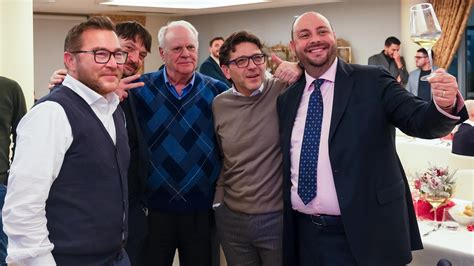
#> input picture gruppo.jpg, 474 x 266 px
$ python ex7_conta_persone.py
#> lines starting #> are read from the running program, lines starting #| are printed output that depends on the picture; after the words box and inside, x2 and y2 are one past the last pixel; in counts of white or black regions, pixels touching at a corner belong together
import os

os.environ["QT_QPA_PLATFORM"] = "xcb"
import cv2

# Carichiamo il classificatore delle facce
face_cascade = cv2.CascadeClassifier(cv2.data.haarcascades + 'haarcascade_frontalface_default.xml')

# Usa una foto di gruppo scaricata e chiamata 'gruppo.jpg'
img = cv2.imread('gruppo.jpg')
#> img is the input picture: shape (266, 474, 3); mean B, G, R 95.8, 91.9, 102.6
grigio = cv2.cvtColor(img, cv2.COLOR_BGR2GRAY)
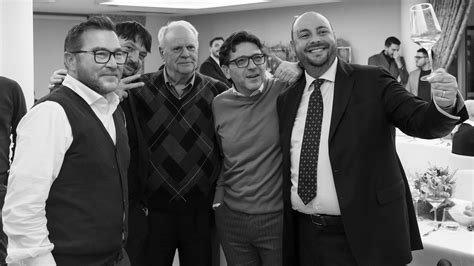
#> grigio: shape (266, 474); min 0, max 255, mean 95.5

# Rileviamo le facce
facce = face_cascade.detectMultiScale(grigio, scaleFactor=1.1, minNeighbors=4)
#> facce = [[167, 35, 34, 34], [229, 43, 44, 44], [290, 14, 50, 50], [80, 31, 59, 59]]

# Disegniamo i rettangoli
for (x, y, w, h) in facce:
    cv2.rectangle(img, (x, y), (x+w, y+h), (0, 255, 0), 2)
#> this loop made 4 passes
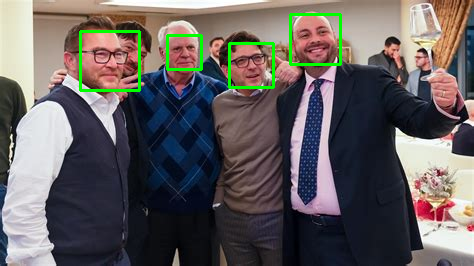
#> img: shape (266, 474, 3); 1.77% of pixels changed, all inside (x1, y1, x2, y2) = (79, 13, 342, 92)

# Scriviamo il totale in alto
testo = f"Persone trovate: {len(facce)}"
#> testo = 'Persone trovate: 4'
print(len(facce));
#| 4
cv2.putText(img, testo, (20, 50), cv2.FONT_HERSHEY_SIMPLEX, 1, (0, 0, 255), 3)
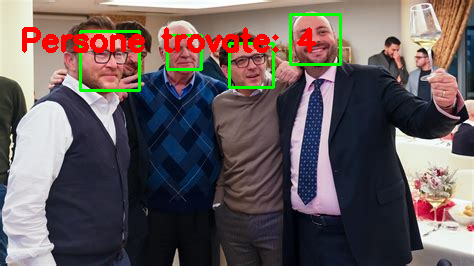
#> img: shape (266, 474, 3); 2.4% of pixels changed, all inside (x1, y1, x2, y2) = (22, 27, 317, 53)

cv2.imshow('Rilevamento Gruppo', img)

# Salviamo il risultato
cv2.imwrite('gruppo_risultato.jpg', img)

cv2.waitKey(0)
cv2.destroyAllWindows()

$ run again, with foto.jpg copied over gruppo.jpg
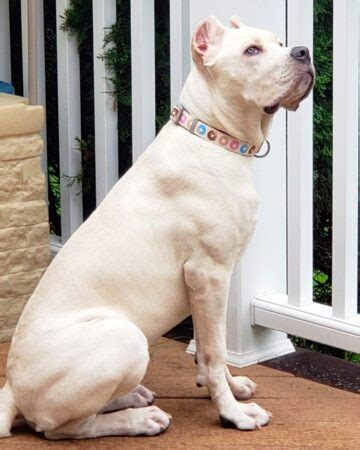
#> input picture foto.jpg, 360 x 450 px
#> img is the input picture: shape (450, 360, 3); mean B, G, R 153.9, 163.1, 174.9
#> `grigio = cv2.cvtColor(img, cv2.COLOR_BGR2GRAY)`:
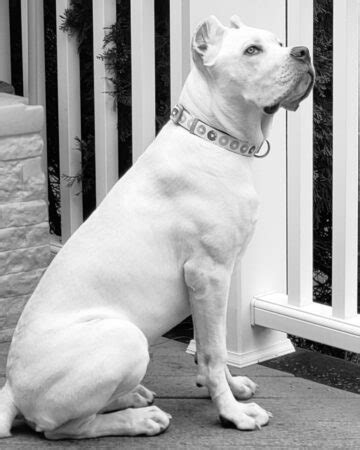
#> grigio: shape (450, 360); min 0, max 255, mean 165.6
#> facce = ()
#> testo = 'Persone trovate: 0'
#| 0
#> `cv2.putText(img, testo, (20, 50), cv2.FONT_HERSHEY_SIMPLEX, 1, (0, 0, ..`:
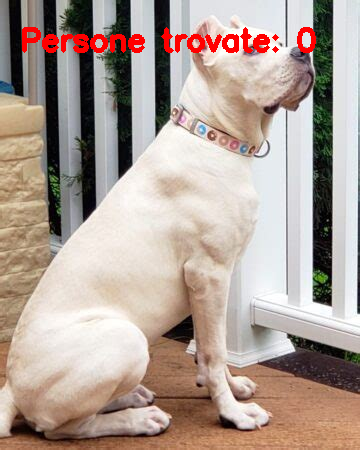
#> img: shape (450, 360, 3); 1.9% of pixels changed, all inside (x1, y1, x2, y2) = (22, 27, 316, 53)
